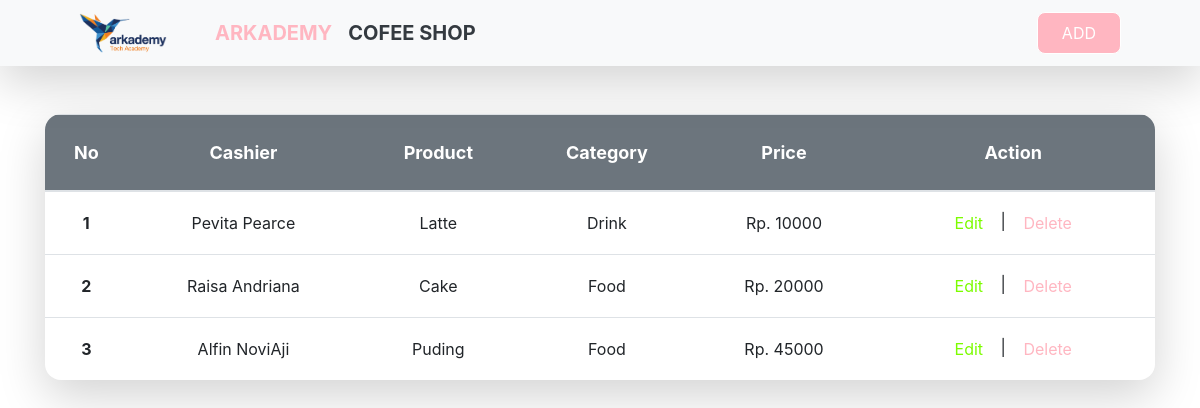
Page /6-C/index.php on the committed database.
### tables this page shows
CREATE TABLE Product(
    id int PRIMARY KEY NOT NULL,
    name varchar(25) NOT NULL,
    price int NOT NULL,
    id_category int NOT NULL,
    id_cashier int NOT NULL
);

CREATE TABLE Cashier(
    id int PRIMARY KEY NOT NULL,
    name varchar(25) NOT NULL
);

CREATE TABLE Category(
    id int PRIMARY KEY NOT NULL,
    name varchar(25) NOT NULL
);

### 6-C/index.php (the view, shortened to what this page needs)
<!doctype html>
<html lang="en">
<head>
    <link rel="stylesheet" href="assets/bootstrap-4.4.1/css/bootstrap.min.css">
    <link rel="stylesheet" href="assets/style.css">
</head>
<body>
    <nav class="navbar navbar-expand-sm bg-light shadow-lg">
        <div class="container-fluid">
            <a class="navbar-brand ml-5 mr-5" href="#">
                <img src="assets/img/logo.png" height="40" alt="logo">
                <a href="#" class="navbar-brand font-weight-bold text-pink">ARKADEMY</a>
                <a href="#" class="navbar-brand font-weight-bold text-dark">COFEE SHOP</a>
            </a>
            <ul class="navbar-nav ml-auto mr-5">
                <li class="nav-item">
                    <a class="nav-link btn btn-danger pl-4 pr-4" href="#" data-toggle="modal" data-target="#add">ADD</a>
                </li>
            </ul>
        </div>
    </nav>
    <section class="content mt-5">
        <div class="container">
            <table class="table table-hover text-center border-radius shadow-lg">
                <thead class="bg-secondary text-white font-weight-bold" style="font-size: large">
                    <tr>
                        <th class="pt-4 pb-4" scope="col">No</th>
                        <th class="pt-4 pb-4" scope="col">Cashier</th>
                        <th class="pt-4 pb-4" scope="col">Product</th>
                        <th class="pt-4 pb-4" scope="col">Category</th>
                        <th class="pt-4 pb-4" scope="col">Price</th>
                        <th class="pt-4 pb-4" scope="col">Action</th>
                    </tr>
                </thead>
                <tbody>
                        <?php
                            include 'API/koneksi.php';
                            $sql = "SELECT
                                Product.id AS id_product,
                                Cashier.id AS id_cashier,
                                Cashier.name AS cashier,
                                Product.name AS product,
                                Category.name AS category,
                                Product.price AS price
                                FROM Product
                                INNER JOIN Category ON Product.id_category = Category.id
                                INNER JOIN Cashier ON Product.id_cashier = Cashier.id";
                            $result = $koneksi->query($sql);
                            foreach($result as $res){
                        ?>
                    <tr>
                        <th scope="row"><?php echo $res["id_product"]; ?></th>
                        <td><?php echo $res["cashier"]; ?></td>
                        <td><?php echo $res["product"]; ?></td>
                        <td><?php echo $res["category"]; ?></td>
                        <td>Rp. <?php echo $res["price"];  ?></td>
                        <td>
                            <a class="btn text-green"  href="#" data-toggle="modal"
                                data-target="#edit-<?php echo $res["id_product"]; ?>">
                                Edit
                            </a>
                            |
                            <a class="btn text-pink" href="API/delete.php?id_product=<?php echo $res["id_product"]; ?>">Delete</a>
                        </td>
                    </tr>
                        <?php
                            }
                        ?>
                </tbody>
            </table>
        </div>
    </section>
</body>
</html>

### 6-C/assets/style.css (style rules this page uses)
.text-pink { color: #ffb6c1; }
.text-green { color: #7CFC00; }
.btn-danger { border-radius: 8px; background-color: #ffb6c1; color: #fff; border-color: #fff; }
.table td, .table th { vertical-align: middle; }
.border-radius { border-radius: 1em; overflow: hidden; }

### rows in the picture
product: id "1", id_cashier.name "Pevita Pearce", name "Latte", id_category.name "Drink", price "10000"
product: id "2", id_cashier.name "Raisa Andriana", name "Cake", id_category.name "Food", price "20000"
product: id "3", id_cashier.name "Alfin NoviAji", name "Puding", id_category.name "Food", price "45000"
